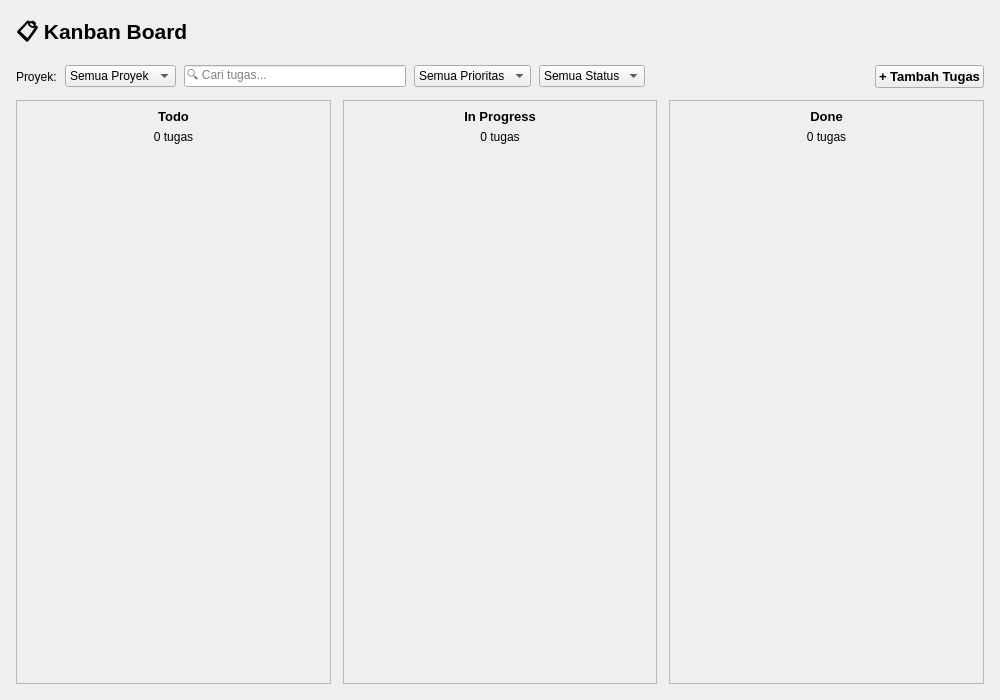
<?xml version="1.0" encoding="UTF-8"?>
<ui version="4.0">
 <class>KanbanBoardWidget</class>
 <widget class="QWidget" name="KanbanBoardWidget">
  <property name="geometry">
   <rect>
    <x>0</x>
    <y>0</y>
    <width>1000</width>
    <height>700</height>
   </rect>
  </property>
  <property name="windowTitle">
   <string>Kanban Board</string>
  </property>

  <!-- Root layout vertikal -->
  <layout class="QVBoxLayout" name="verticalLayout_root">
   <property name="spacing"><number>12</number></property>
   <property name="leftMargin"><number>16</number></property>
   <property name="topMargin"><number>16</number></property>
   <property name="rightMargin"><number>16</number></property>
   <property name="bottomMargin"><number>16</number></property>

   <!-- ── Judul halaman ── -->
   <item>
    <widget class="QLabel" name="lbl_judul">
     <property name="text"><string>📋 Kanban Board</string></property>
     <property name="font">
      <font><family>Segoe UI</family><pointsize>16</pointsize><weight>75</weight><bold>true</bold></font>
     </property>
    </widget>
   </item>

   <!-- ── Toolbar ── -->
   <item>
    <layout class="QHBoxLayout" name="horizontalLayout_toolbar">
     <property name="spacing"><number>8</number></property>

     <!-- Label Proyek -->
     <item>
      <widget class="QLabel" name="lbl_proyek">
       <property name="text"><string>Proyek:</string></property>
      </widget>
     </item>

     <!-- Filter Proyek -->
     <item>
      <widget class="QComboBox" name="cmb_filter_proyek">
       <property name="minimumWidth"><number>180</number></property>
       <property name="maximumWidth"><number>180</number></property>
       <item><property name="text"><string>Semua Proyek</string></property></item>
      </widget>
     </item>

     <!-- Search bar -->
     <item>
      <widget class="QLineEdit" name="txt_search_tugas">
       <property name="placeholderText"><string>🔍 Cari tugas...</string></property>
       <property name="minimumWidth"><number>200</number></property>
       <property name="maximumWidth"><number>200</number></property>
      </widget>
     </item>

     <!-- Filter Prioritas -->
     <item>
      <widget class="QComboBox" name="cmb_filter_prioritas">
       <property name="minimumWidth"><number>150</number></property>
       <property name="maximumWidth"><number>150</number></property>
       <item><property name="text"><string>Semua Prioritas</string></property></item>
       <item><property name="text"><string>Tinggi</string></property></item>
       <item><property name="text"><string>Sedang</string></property></item>
       <item><property name="text"><string>Rendah</string></property></item>
      </widget>
     </item>

     <!-- Filter Status -->
     <item>
      <widget class="QComboBox" name="cmb_filter_status">
       <property name="minimumWidth"><number>150</number></property>
       <property name="maximumWidth"><number>150</number></property>
       <item><property name="text"><string>Semua Status</string></property></item>
       <item><property name="text"><string>Todo</string></property></item>
       <item><property name="text"><string>In Progress</string></property></item>
       <item><property name="text"><string>Done</string></property></item>
      </widget>
     </item>

     <!-- Spacer -->
     <item>
      <spacer name="spacer_toolbar">
       <property name="orientation"><enum>Qt::Horizontal</enum></property>
       <property name="sizeHint" stdset="0"><size><width>40</width><height>20</height></size></property>
      </spacer>
     </item>

     <!-- Tombol Tambah Tugas -->
     <item>
      <widget class="QPushButton" name="btn_tambah_tugas">
       <property name="text"><string>+ Tambah Tugas</string></property>
       <property name="minimumHeight"><number>36</number></property>
       <property name="cursor"><cursorShape>PointingHandCursor</cursorShape></property>
       <property name="font">
        <font><pointsize>10</pointsize><weight>75</weight><bold>true</bold></font>
       </property>
      </widget>
     </item>

    </layout>
   </item>

   <!-- ── Board: 3 kolom Kanban ── -->
   <item>
    <layout class="QHBoxLayout" name="horizontalLayout_board">
     <property name="spacing"><number>12</number></property>

     <!-- Kolom Todo -->
     <item>
      <widget class="QFrame" name="frame_todo">
       <property name="frameShape"><enum>QFrame::StyledPanel</enum></property>
       <property name="frameShadow"><enum>QFrame::Raised</enum></property>
       <layout class="QVBoxLayout" name="vl_todo">
        <property name="spacing"><number>6</number></property>
        <property name="leftMargin"><number>8</number></property>
        <property name="topMargin"><number>8</number></property>
        <property name="rightMargin"><number>8</number></property>
        <property name="bottomMargin"><number>8</number></property>

        <!-- Header Todo -->
        <item>
         <widget class="QLabel" name="lbl_header_todo">
          <property name="text"><string>Todo</string></property>
          <property name="alignment"><set>Qt::AlignCenter</set></property>
          <property name="minimumHeight"><number>34</number></property>
          <property name="font">
           <font><pointsize>10</pointsize><weight>75</weight><bold>true</bold></font>
          </property>
         </widget>
        </item>

        <!-- Counter Todo -->
        <item>
         <widget class="QLabel" name="lbl_count_todo">
          <property name="text"><string>0 tugas</string></property>
          <property name="alignment"><set>Qt::AlignCenter</set></property>
         </widget>
        </item>

        <!-- Scroll area untuk kartu Todo -->
        <item>
         <widget class="QScrollArea" name="scroll_todo">
          <property name="widgetResizable"><bool>true</bool></property>
          <property name="frameShape"><enum>QFrame::NoFrame</enum></property>
          <widget class="QWidget" name="scroll_content_todo">
           <layout class="QVBoxLayout" name="vl_todo_cards">
            <property name="alignment"><flag>Qt::AlignTop</flag></property>
            <property name="spacing"><number>4</number></property>
           </layout>
          </widget>
         </widget>
        </item>

       </layout>
      </widget>
     </item>

     <!-- Kolom In Progress -->
     <item>
      <widget class="QFrame" name="frame_inprogress">
       <property name="frameShape"><enum>QFrame::StyledPanel</enum></property>
       <property name="frameShadow"><enum>QFrame::Raised</enum></property>
       <layout class="QVBoxLayout" name="vl_inprogress">
        <property name="spacing"><number>6</number></property>
        <property name="leftMargin"><number>8</number></property>
        <property name="topMargin"><number>8</number></property>
        <property name="rightMargin"><number>8</number></property>
        <property name="bottomMargin"><number>8</number></property>

        <!-- Header In Progress -->
        <item>
         <widget class="QLabel" name="lbl_header_inprogress">
          <property name="text"><string>In Progress</string></property>
          <property name="alignment"><set>Qt::AlignCenter</set></property>
          <property name="minimumHeight"><number>34</number></property>
          <property name="font">
           <font><pointsize>10</pointsize><weight>75</weight><bold>true</bold></font>
          </property>
         </widget>
        </item>

        <!-- Counter In Progress -->
        <item>
         <widget class="QLabel" name="lbl_count_inprogress">
          <property name="text"><string>0 tugas</string></property>
          <property name="alignment"><set>Qt::AlignCenter</set></property>
         </widget>
        </item>

        <!-- Scroll area untuk kartu In Progress -->
        <item>
         <widget class="QScrollArea" name="scroll_inprogress">
          <property name="widgetResizable"><bool>true</bool></property>
          <property name="frameShape"><enum>QFrame::NoFrame</enum></property>
          <widget class="QWidget" name="scroll_content_inprogress">
           <layout class="QVBoxLayout" name="vl_inprogress_cards">
            <property name="alignment"><flag>Qt::AlignTop</flag></property>
            <property name="spacing"><number>4</number></property>
           </layout>
          </widget>
         </widget>
        </item>

       </layout>
      </widget>
     </item>

     <!-- Kolom Done -->
     <item>
      <widget class="QFrame" name="frame_done">
       <property name="frameShape"><enum>QFrame::StyledPanel</enum></property>
       <property name="frameShadow"><enum>QFrame::Raised</enum></property>
       <layout class="QVBoxLayout" name="vl_done">
        <property name="spacing"><number>6</number></property>
        <property name="leftMargin"><number>8</number></property>
        <property name="topMargin"><number>8</number></property>
        <property name="rightMargin"><number>8</number></property>
        <property name="bottomMargin"><number>8</number></property>

        <!-- Header Done -->
        <item>
         <widget class="QLabel" name="lbl_header_done">
          <property name="text"><string>Done</string></property>
          <property name="alignment"><set>Qt::AlignCenter</set></property>
          <property name="minimumHeight"><number>34</number></property>
          <property name="font">
           <font><pointsize>10</pointsize><weight>75</weight><bold>true</bold></font>
          </property>
         </widget>
        </item>

        <!-- Counter Done -->
        <item>
         <widget class="QLabel" name="lbl_count_done">
          <property name="text"><string>0 tugas</string></property>
          <property name="alignment"><set>Qt::AlignCenter</set></property>
         </widget>
        </item>

        <!-- Scroll area untuk kartu Done -->
        <item>
         <widget class="QScrollArea" name="scroll_done">
          <property name="widgetResizable"><bool>true</bool></property>
          <property name="frameShape"><enum>QFrame::NoFrame</enum></property>
          <widget class="QWidget" name="scroll_content_done">
           <layout class="QVBoxLayout" name="vl_done_cards">
            <property name="alignment"><flag>Qt::AlignTop</flag></property>
            <property name="spacing"><number>4</number></property>
           </layout>
          </widget>
         </widget>
        </item>

       </layout>
      </widget>
     </item>

    </layout>
   </item>

  </layout>
 </widget>

 <resources/>
 <connections/>
</ui>
